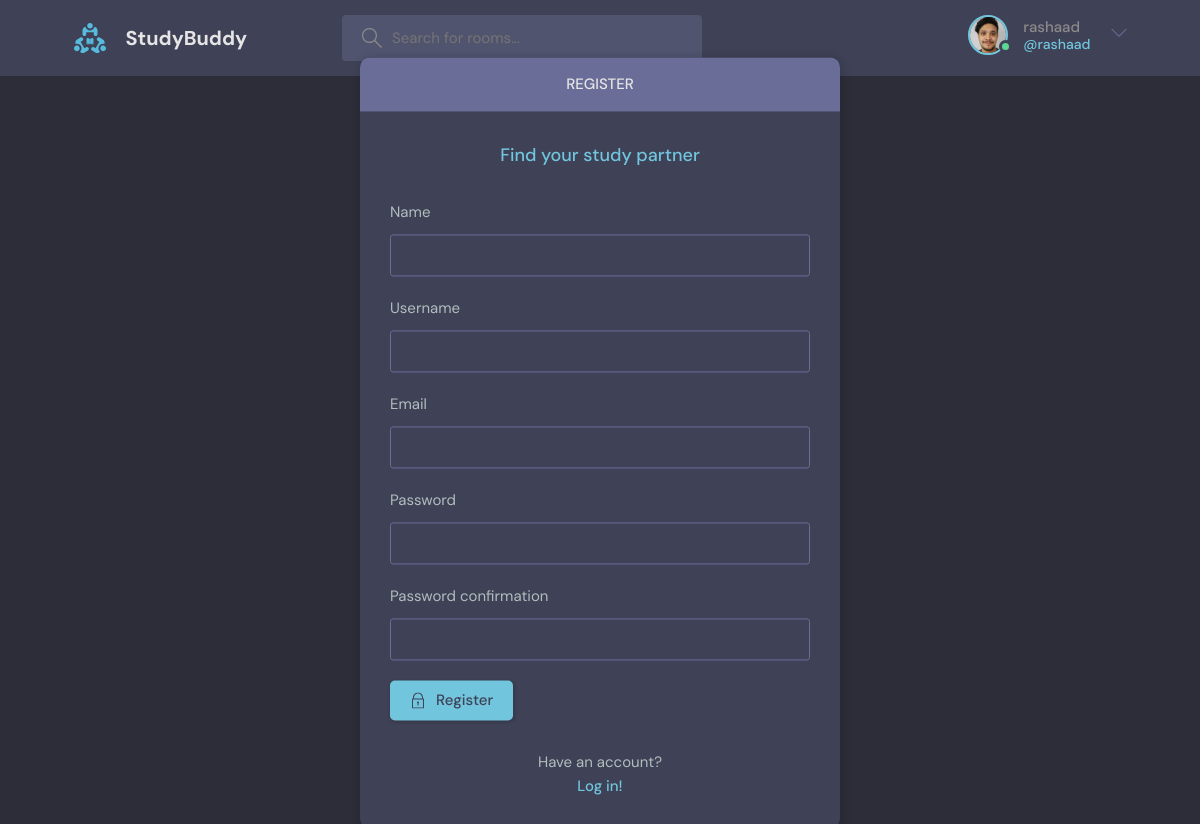
Page /register/ (signed in) on the committed database.
### base/models.py (models this page shows)
class User(AbstractUser):
    name = models.CharField(max_length=200, null=True)
    email = models.EmailField(max_length=200, unique=True)
    bio = models.TextField(default='no bio...', max_length=300, null=True)
    avatar = models.ImageField(null=True, default='avatar.svg')
    USERNAME_FIELD = 'email'
    REQUIRED_FIELDS = []

### base/views.py (the view, shortened to what this page needs)
# urls.py: path('register/', views.registerPage, name='register'),
def registerPage(request):
    page = 'register'
    form = MyUserCreationForm()
    context = {'page': page, 'form': form}
    return render(request, 'base/login_register.html', context=context)

### base/forms.py
class MyUserCreationForm(UserCreationForm):
    class Meta:
        model = User
        fields = ['name', 'username', 'email', 'password1', 'password2']

### base/templates/base/login_register.html (shortened to what this page needs)
{% extends "main.html" %}
{% block content %}
<main class="auth layout">
      {% if page == 'register' %}
      <div class="container">
        <div class="layout__box">
          <div class="layout__boxHeader">
            <div class="layout__boxTitle">
              <h3>Register</h3>
            </div>
          </div>
          <div class="layout__body">
            <h2 class="auth__tagline">Find your study partner</h2>
            <form class="form" method="POST" action="">
              {% for field in form %}
              <div class="form__group form__group">
                <label for="room_name">{{field.label}}</label>
                {{field}}
              </div>
              {% endfor %}
              <button class="btn btn--main" type="submit">
                Register
              </button>
            </form>
            <div class="auth__action">
              <p>Have an account?</p>
              <a href="{% url 'login' %}" class="btn btn--link">Log in!</a>
            </div>
          </div>
        </div>
      </div>
      {% endif %}
    </main>
{% endblock content %}

### templates/navbar.html (shortened to what this page needs)
{% load static %}
<header class="header header--loggedIn">
    <div class="container">
      <a href="{% url 'home' %}" class="header__logo">
        <img src="{% static 'images/logo.svg' %}" />
        <h1>StudyBuddy</h1>
      </a>
      <form class="header__search" method="GET" action="{% url 'home'  %}">
        <label>
          <input name="q" placeholder="Search for rooms..." />
        </label>
      </form>
      <nav class="header__menu">
        {% if request.user.is_authenticated %}
        <div class="header__user">
            <a href="{% url 'user-profile' request.user.id %}">
              <div class="avatar avatar--medium active">
                <img src="{{request.user.avatar.url}}" />
              </div>
              <p>{{request.user.username}} <span>@{{request.user.username}}</span></p>
            </a>
            <button class="dropdown-button">
              <svg version="1.1" xmlns="http://www.w3.org/2000/svg" width="32" height="32" viewBox="0 0 32 32">
                <title>chevron-down</title>
                <path d="M16 21l-13-13h-3l16 16 16-16h-3l-13 13z"></path>
              </svg>
            </button>
          </div>
        {% else %}
        <a href="{% url 'login' %}">
            <img src="{% static 'images/avatar.svg' %}" />
            <p>Login</p>
          </a>
        {% endif %}
      </nav>
    </div>
  </header>

### rows in the picture
User: user.avatar (picture), user.username "rashaad"

### other values in the picture
{{ field.label }} "Name" "Username" "Email" "Password" "Password confirmation"
